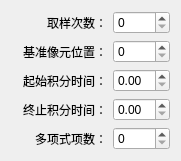
<?xml version="1.0" encoding="UTF-8"?>
<ui version="4.0">
 <class>HSpecFittingPolynomWidget</class>
 <widget class="QWidget" name="HSpecFittingPolynomWidget">
  <property name="geometry">
   <rect>
    <x>0</x>
    <y>0</y>
    <width>178</width>
    <height>142</height>
   </rect>
  </property>
  <layout class="QFormLayout" name="formLayout">
   <item row="0" column="0">
    <widget class="QLabel" name="label_001">
     <property name="minimumSize">
      <size>
       <width>96</width>
       <height>0</height>
      </size>
     </property>
     <property name="text">
      <string>取样次数：</string>
     </property>
     <property name="alignment">
      <set>Qt::AlignRight|Qt::AlignTrailing|Qt::AlignVCenter</set>
     </property>
    </widget>
   </item>
   <item row="0" column="1">
    <widget class="QSpinBox" name="spinBox_1"/>
   </item>
   <item row="1" column="0">
    <widget class="QLabel" name="label_004">
     <property name="minimumSize">
      <size>
       <width>96</width>
       <height>0</height>
      </size>
     </property>
     <property name="text">
      <string>基准像元位置：</string>
     </property>
     <property name="alignment">
      <set>Qt::AlignRight|Qt::AlignTrailing|Qt::AlignVCenter</set>
     </property>
    </widget>
   </item>
   <item row="1" column="1">
    <widget class="QSpinBox" name="spinBox_2"/>
   </item>
   <item row="2" column="0">
    <widget class="QLabel" name="label_002">
     <property name="sizePolicy">
      <sizepolicy hsizetype="Preferred" vsizetype="Preferred">
       <horstretch>0</horstretch>
       <verstretch>0</verstretch>
      </sizepolicy>
     </property>
     <property name="minimumSize">
      <size>
       <width>96</width>
       <height>0</height>
      </size>
     </property>
     <property name="text">
      <string>起始积分时间：</string>
     </property>
     <property name="alignment">
      <set>Qt::AlignRight|Qt::AlignTrailing|Qt::AlignVCenter</set>
     </property>
    </widget>
   </item>
   <item row="2" column="1">
    <widget class="QDoubleSpinBox" name="doubleSpinBox_1"/>
   </item>
   <item row="3" column="0">
    <widget class="QLabel" name="label_003">
     <property name="sizePolicy">
      <sizepolicy hsizetype="Preferred" vsizetype="Preferred">
       <horstretch>0</horstretch>
       <verstretch>0</verstretch>
      </sizepolicy>
     </property>
     <property name="minimumSize">
      <size>
       <width>96</width>
       <height>0</height>
      </size>
     </property>
     <property name="text">
      <string>终止积分时间：</string>
     </property>
     <property name="alignment">
      <set>Qt::AlignRight|Qt::AlignTrailing|Qt::AlignVCenter</set>
     </property>
    </widget>
   </item>
   <item row="3" column="1">
    <widget class="QDoubleSpinBox" name="doubleSpinBox_2"/>
   </item>
   <item row="4" column="0">
    <widget class="QLabel" name="label_005">
     <property name="minimumSize">
      <size>
       <width>96</width>
       <height>0</height>
      </size>
     </property>
     <property name="text">
      <string>多项式项数：</string>
     </property>
     <property name="alignment">
      <set>Qt::AlignRight|Qt::AlignTrailing|Qt::AlignVCenter</set>
     </property>
    </widget>
   </item>
   <item row="4" column="1">
    <widget class="QSpinBox" name="spinBox_3"/>
   </item>
  </layout>
 </widget>
 <resources/>
 <connections/>
</ui>
